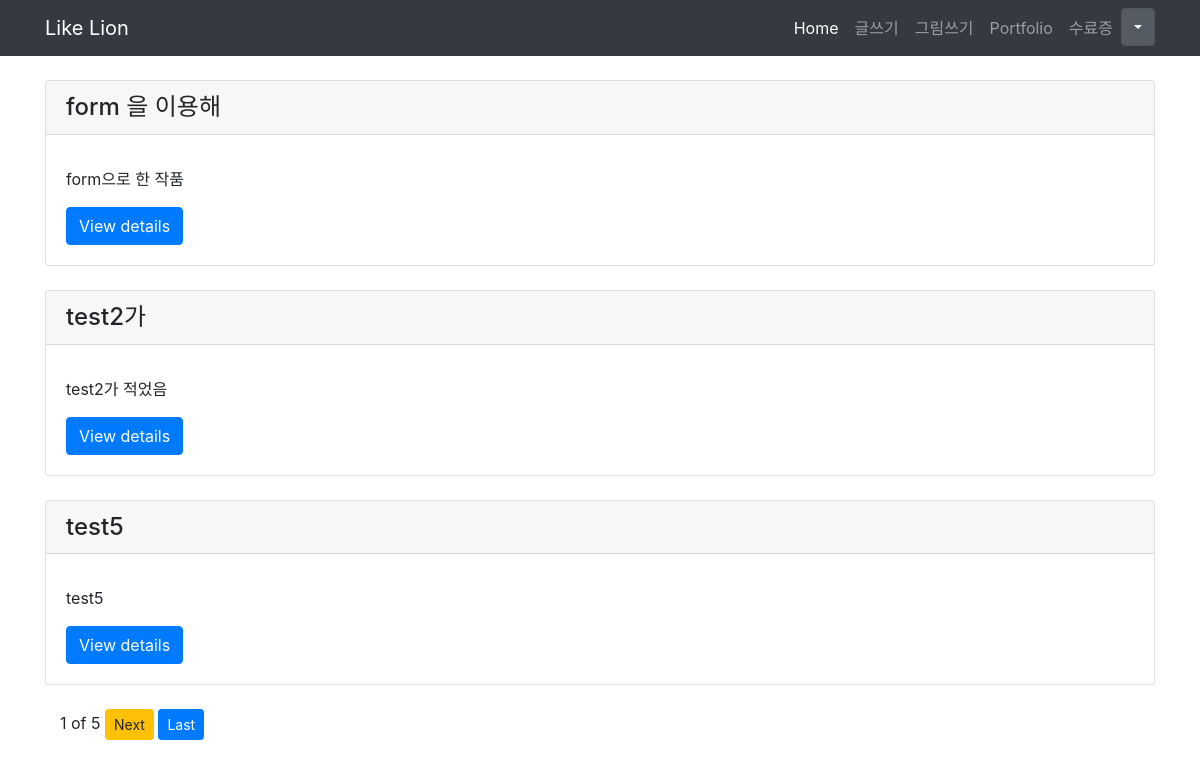
Before: / with the older database file.
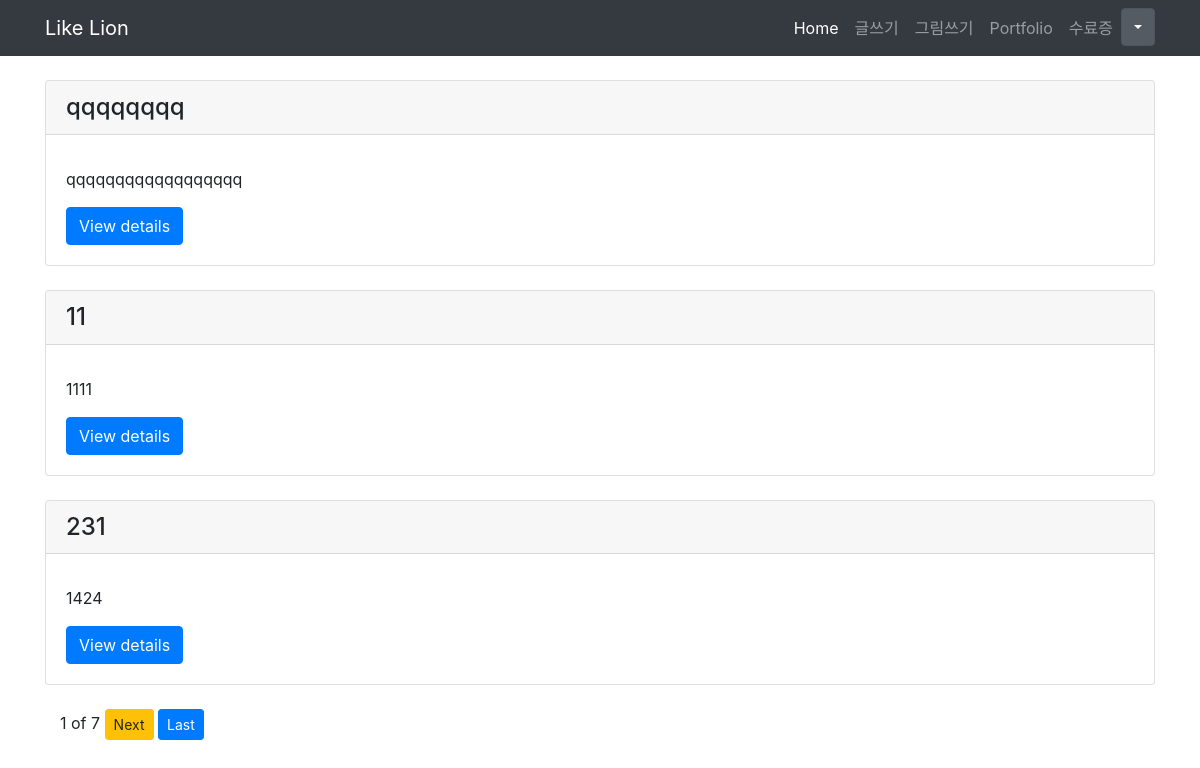
After: the same page with the newer database file.
### blog/models.py (models this page shows, shortened)
class Blog(models.Model):
    title = models.CharField(max_length=200)
    pub_date = models.DateTimeField('date published')
    body = models.TextField()
    def summary(self):
        return self.body[:100]

### blog/views.py (the view)
# urls.py: path('', blog.views.home, name='home'),
def home(request):
    blogs = Blog.objects
    blog_list = Blog.objects.all().order_by('-id')
    paginator = Paginator(blog_list, 3)
    page = request.GET.get('page')
    posts = paginator.get_page(page)
    return render(request,'blog/home.html', {'blogs':blogs, 'posts':posts})

### blog/templates/blog/home.html (shortened to what this page needs)
{% extends 'base.html' %}
{% block content %}
{% for blog in posts %}
    <br>
    <div class="card">
    <h4 class="card-header">{{ blog.title }}</h4>
        <div class="card-body">
        <p class="card-text">{{ blog.summary }}</p>
        <a class="btn btn-primary" href="{% url 'detail' blog.id %}" role="button">View details</a>
        </div>
    </div>
{% endfor %}
    <br>
    <div class="container">
    <span>{{posts.number}}</span>
    <span>of</span>
    <span>{{posts.paginator.num_pages}}</span>
    {%if posts.has_next%}
    <a button type="button" class="btn btn-warning btn-sm" href="?page={{posts.next_page_number}}">Next</a>
    <a button type="button" class="btn btn-primary btn-sm" href="?page={{posts.paginator.num_pages}}">Last</a>
    {%endif%}
    </div>
{% endblock %}

Changed rows visible on the page:
no longer on this page (row unchanged): Blog: title "form 을 이용해", summary "form으로 한 작품"
no longer on this page (row unchanged): Blog: title "test2가", summary "test2가 적었음"
no longer on this page (row unchanged): Blog: title "test5", summary "test5"
added Blog: title "qqqqqqqq", summary "qqqqqqqqqqqqqqqqqq"
added Blog: title "11", summary "1111"
added Blog: title "231", summary "1424"
Other visible differences:
{{ posts.paginator.num_pages }}: "5" → "7"
